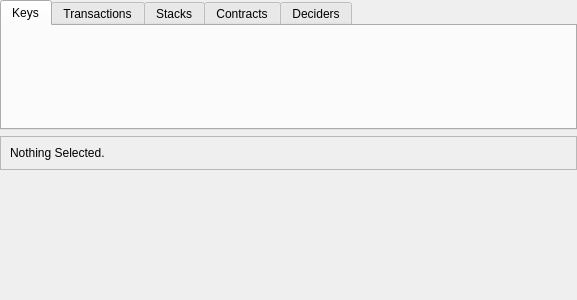
<?xml version="1.0" encoding="UTF-8"?>
<ui version="4.0">
 <class>Form</class>
 <widget class="QWidget" name="Form">
  <property name="geometry">
   <rect>
    <x>0</x>
    <y>0</y>
    <width>577</width>
    <height>300</height>
   </rect>
  </property>
  <property name="windowTitle">
   <string>Form</string>
  </property>
  <layout class="QVBoxLayout" name="verticalLayout">
   <property name="leftMargin">
    <number>0</number>
   </property>
   <property name="topMargin">
    <number>0</number>
   </property>
   <property name="rightMargin">
    <number>0</number>
   </property>
   <property name="bottomMargin">
    <number>0</number>
   </property>
   <item>
    <widget class="QTabWidget" name="tabWidget">
     <property name="currentIndex">
      <number>0</number>
     </property>
     <widget class="QWidget" name="tab">
      <attribute name="title">
       <string>Keys</string>
      </attribute>
      <layout class="QGridLayout" name="gridLayout_2"/>
     </widget>
     <widget class="QWidget" name="tab_5">
      <attribute name="title">
       <string>Transactions</string>
      </attribute>
     </widget>
     <widget class="QWidget" name="tab_2">
      <attribute name="title">
       <string>Stacks</string>
      </attribute>
     </widget>
     <widget class="QWidget" name="tab_3">
      <attribute name="title">
       <string>Contracts</string>
      </attribute>
     </widget>
     <widget class="QWidget" name="tab_4">
      <attribute name="title">
       <string>Deciders</string>
      </attribute>
     </widget>
    </widget>
   </item>
   <item>
    <widget class="QFrame" name="frame">
     <property name="frameShape">
      <enum>QFrame::StyledPanel</enum>
     </property>
     <property name="frameShadow">
      <enum>QFrame::Raised</enum>
     </property>
     <layout class="QGridLayout" name="gridLayout">
      <item row="0" column="0">
       <widget class="QLabel" name="label">
        <property name="text">
         <string>Nothing Selected.</string>
        </property>
       </widget>
      </item>
     </layout>
    </widget>
   </item>
   <item>
    <spacer name="verticalSpacer">
     <property name="orientation">
      <enum>Qt::Vertical</enum>
     </property>
     <property name="sizeHint" stdset="0">
      <size>
       <width>20</width>
       <height>40</height>
      </size>
     </property>
    </spacer>
   </item>
  </layout>
 </widget>
 <resources/>
 <connections/>
</ui>
